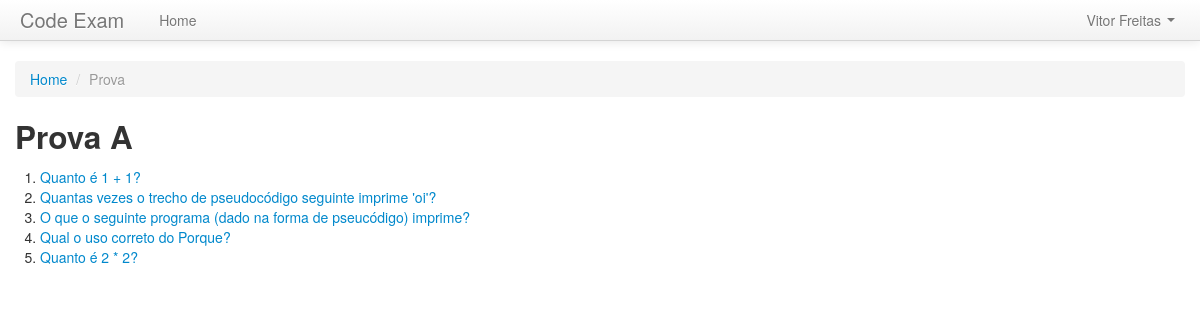
The page /prova/8/ (signed in) on the database its author committed.
### exams/models.py (models this page shows, shortened)
class UserExam(models.Model):
    user = models.ForeignKey(User)
    exam = models.ForeignKey(Exam)
    expire_date = models.DateTimeField()
    start_time = models.DateTimeField(null=True, blank=True)
    end_time = models.DateTimeField(null=True, blank=True)
    def has_finished(self):
        if self.start_time and self.end_time:
            return True
        else:
            return False
    has_finished.boolean = True
    has_finished.short_description = 'Concluiu a Prova?'
    def has_expired(self):
        return timezone.now() > self.expire_date
    has_expired.boolean = True
    has_expired.short_description = 'Prazo Expirou?'
    def get_status(self):
        if self.has_finished():
            return 'Finalizada'
        elif self.has_expired():
            return 'Expirada'
        elif self.start_time and not self.end_time:
            return 'Em Andamento'
        else:
            return 'Nova'
    get_status.short_description = 'Status'
    class Meta:
        verbose_name = "Aplicar Prova"
        verbose_name_plural = "Aplicar Provas"

class Exam(models.Model):
    name = models.CharField(max_length=50)
    expire_date = models.DateTimeField()
    subject = models.ForeignKey(ExamSubject)
    questions = models.ManyToManyField(Question)
    duration = models.IntegerField()
    def __unicode__(self):
        return self.name
    class Meta:
        verbose_name = "Prova"
        verbose_name_plural = "Provas"

class Question(models.Model):
    QUESTION_TYPES = (
        (u'O', u'Open'),
        (u'C', u'Closed'),
    )
    question = models.CharField(max_length=200)
    example = models.TextField(max_length=2000)
    subject = models.ForeignKey(QuestionSubject)
    type = models.CharField(max_length=1, choices=QUESTION_TYPES)
    dificulty = models.ForeignKey(QuestionDificulty)
    image = models.CharField(max_length=200, blank=True)
    active = models.BooleanField()
    class Meta:
        verbose_name = "Questão"
        verbose_name_plural = "Questões"

### exams/views.py (the view)
# urls.py: url(r'^(?P<exam_id>\d+)/$', 'exam'),
@login_required
def exam(request, exam_id):
    user_exam = UserExam.objects.get(pk=exam_id)
    if (request.user.id == user_exam.user.id):
        context = RequestContext(request, { 'user_exam': user_exam })
        return render_to_response('exams/exam.html', context)
    else:
        messages.add_message(request, messages.ERROR, 'Usuário sem permissão para acessar prova.')
        context = RequestContext(request)
        return redirect('/')

### exams/templates/exams/exam.html
{% extends 'base.html' %}
{% block content %}
  <ul class="breadcrumb">
    <li><a href="/">Home</a> <span class="divider">/</span></li>
    <li class="active">Prova</li>
  </ul>
  <h2>{{ user_exam.exam }}</h2>
  {% if user_exam.exam.questions %}
    <ol>
      {% for question in user_exam.exam.questions.all %}
        <li><a href="/prova/{{user_exam.id}}/questao/{{question.id}}">{{ question.question }}</a></li>
      {% endfor %}
    </ol>
  {% else %}
    <p>Nenhuma questão cadastrada.</p>
  {% endif %}
{% endblock content %}

### templates/base.html (shortened to what this page needs)
<!DOCTYPE html>
<html>
<head>
  <link type="text/css" href="{{ STATIC_URL }}css/bootstrap.min.css" rel="stylesheet" media="screen" />
  <link type="text/css" href="{{ STATIC_URL }}css/bootstrap-responsive.min.css" rel="stylesheet" media="screen" />
</head>
<body>
    <div class="navbar navbar-static-top">
      <div class="navbar-inner">
        <div class="container">
          <a class="brand" href="/">Code Exam</a>
          <div class="nav-collapse collapse">
            {% if user.is_authenticated %}
              <ul class="nav">
                <li><a href="/">Home</a></li>
              </ul>
              <ul class="nav pull-right">
                <li class="dropdown">
                  <a data-toggle="dropdown" class="dropdown-toggle" href="#">{{ user.get_full_name }} <b class="caret"></b></a>
                </li>
              </ul>
            {% else %}
              <ul class="nav pull-right">
                <li><a href="/login/">Login</a></li>
              </ul>
            {% endif %}
          </div>
        </div>
      </div>
    </div>
    <div class="container" style="padding-top: 20px;">
      {% block content %}
      {% endblock content %}
    </div>
</body>
</html>

### rows shown on the page
UserExam: exam "Prova A"
Question: question "Quanto é 1 + 1?"
Question: question "Quantas vezes o trecho de pseudocódigo seguinte imprime 'oi'?"
Question: question "O que o seguinte programa (dado na forma de pseucódigo) imprime?"
Question: question "Qual o uso correto do Porque?"
Question: question "Quanto é 2 * 2?"

### other values the page prints
{{ user.get_full_name }} "Vitor Freitas"
